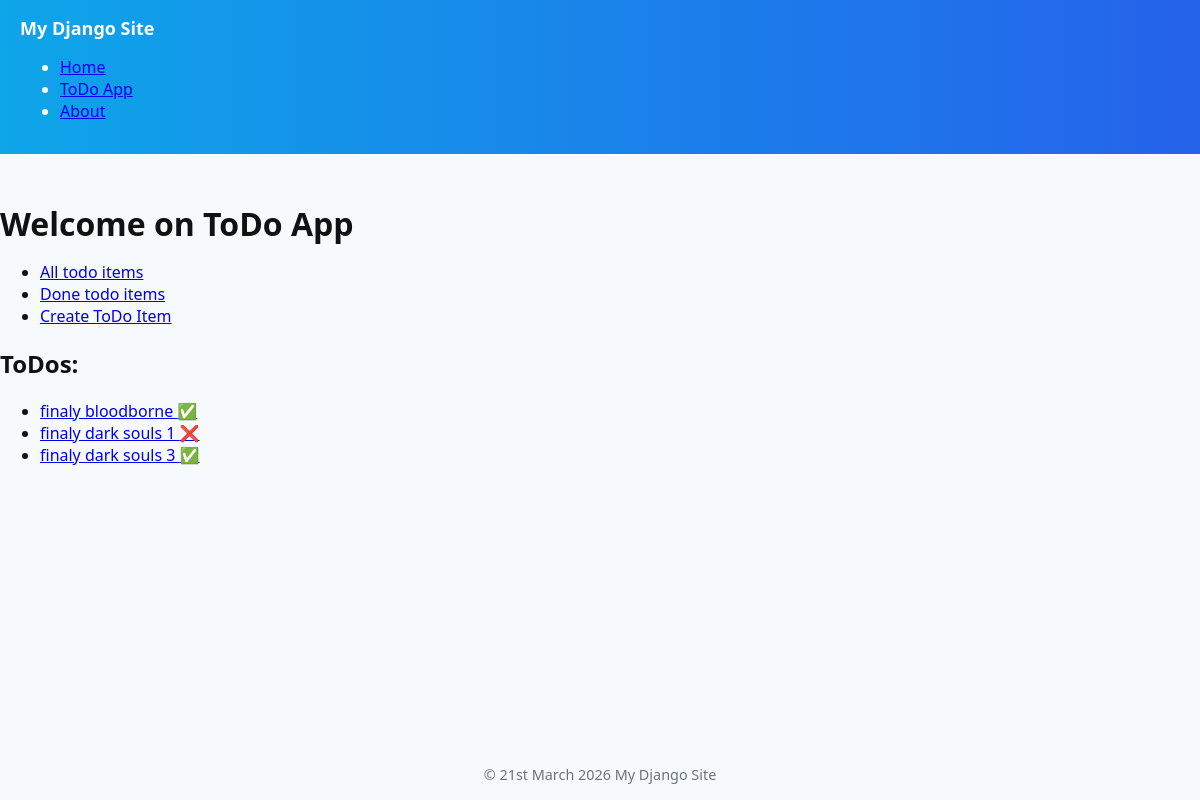
/todos/, run on an earlier commit of the app's database.
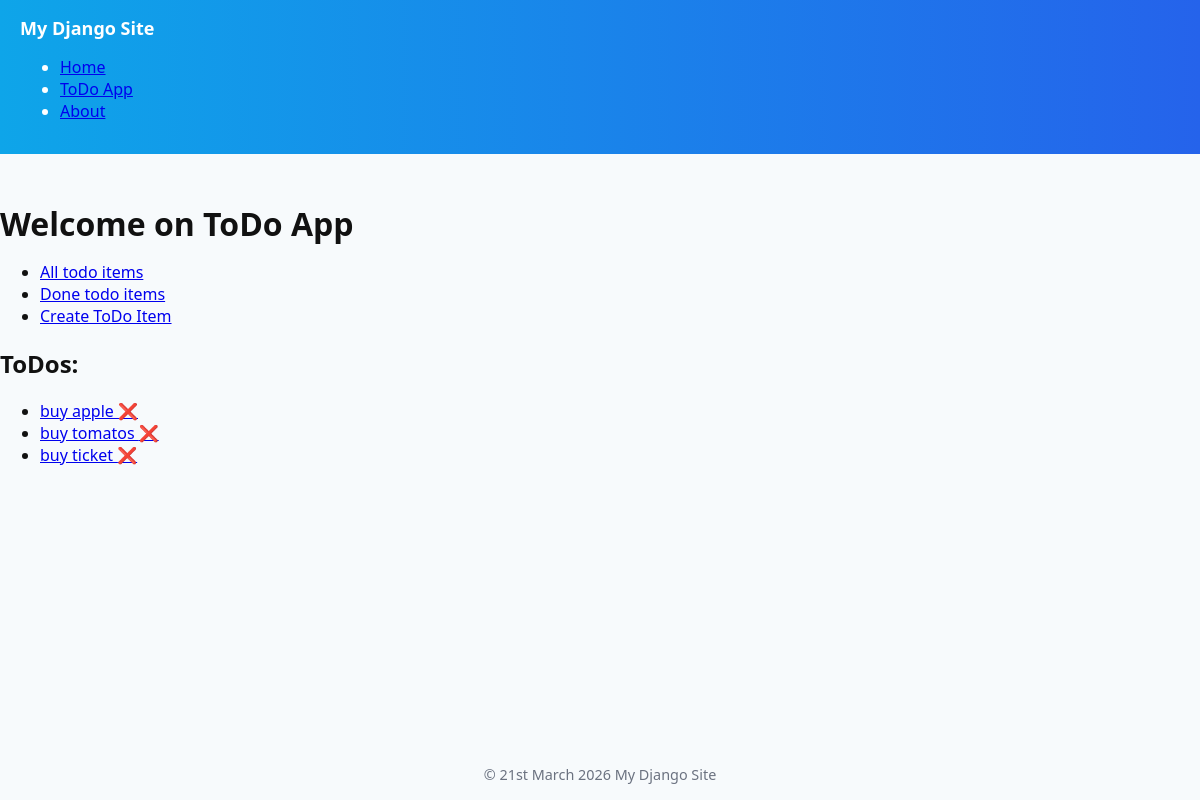
And on a later commit of the database.
### todo_app/models.py (models this page shows, shortened)
class ToDoItem(models.Model):
    class Meta:
        ordering = ("id", )
        verbose_name = "ToDo Item"
    title = models.CharField(max_length=250)
    description = models.TextField(blank=True, null=False)
    done = models.BooleanField(default=False)
    archived = models.BooleanField(default=False)

### todo_app/views.py (the view)
# urls.py: path('', views.ToDoAppIndexView.as_view(), name='index'),
class ToDoAppIndexView(ListView):
    template_name = "todo_app/index.html"
    queryset = ToDoItem.objects.all().order_by("-id")[:3]

### todo_app/templates/todo_app/index.html
{% extends "todo_app/base.html" %}
{% block body %}
    <h1 style="margin:0 0 .25rem 0">Welcome on ToDo App</h1>
    <ul>
        <li><a href="{% url 'todo_app:list' %}">All todo items</a></li>
        <li><a href="{% url 'todo_app:done' %}">Done todo items</a></li>
        <li><a href="{% url 'todo_app:create' %}">Create ToDo Item</a></li>
    </ul>
    <h2>ToDos:</h2>
    {% include "todo_app/components/todo_items_list.html" %}
{% endblock body %}

### todo_app/templates/todo_app/components/todo_items_list.html (shortened to what this page needs)
<ul>
    {% for todo_item in object_list %}
        <li>
            <a href="{% url 'todo_app:detail' pk=todo_item.pk %}">
                {{ todo_item.title }}
                {% if todo_item.done %}
                    ✅
                {% else %}
                    ❌
                {% endif %}
            </a>
        </li>
    {% endfor %}

What changed in the data, as far as the page shows it:
no longer on this page (row unchanged): ToDoItem: title "finaly bloodborne"
no longer on this page (row unchanged): ToDoItem: title "finaly dark souls 1"
no longer on this page (row unchanged): ToDoItem: title "finaly dark souls 3"
added ToDoItem: title "buy apple"
added ToDoItem: title "buy tomatos"
added ToDoItem: title "buy ticket"
